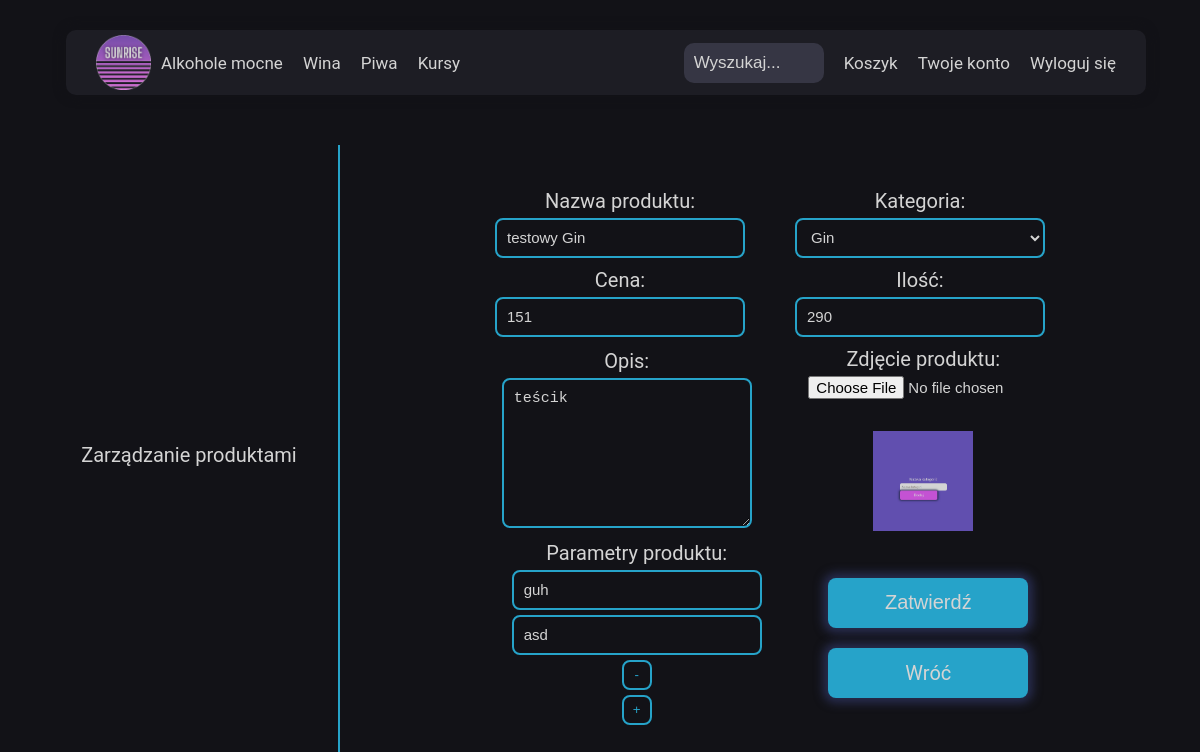
/html/admin_panel/edit_product.php?item=testowy+Gin (signed in), run on the app's committed database.
### tables this page shows
CREATE TABLE `product` (
  `id` int(11) NOT NULL,
  `product_name` varchar(50) NOT NULL,
  `category_id` int(11) NOT NULL,
  `price` float NOT NULL,
  `description` text NOT NULL,
  `stock` int(11) NOT NULL,
  `photo_id` int(11) NOT NULL
);

CREATE TABLE `category` (
  `id` int(11) NOT NULL,
  `category_name` varchar(50) NOT NULL
);

CREATE TABLE `photos` (
  `id` int(11) NOT NULL,
  `path` varchar(255) NOT NULL
);

CREATE TABLE `parameters` (
  `id` int(11) NOT NULL,
  `param_name` varchar(50) NOT NULL
);

### html/admin_panel/edit_product.php (the view, shortened to what this page needs)
<?php
include '../menu_component.php';
require_once('../../php/dblogin.php');
$product = $_GET['item'];
$sql = 'SELECT id, product_name, price, description, stock, photo_id FROM product WHERE product_name LIKE ?';
$product_info = $pdo->prepare($sql);
$product_info->execute([$product]);
$product_info = $product_info->fetch();
$category = $pdo->query('SELECT category.id, category_name FROM category INNER JOIN product ON category.id = product.category_id WHERE product_name LIKE "'.$product.'"')->fetch();
$sql = 'SELECT param_name, param_value
        FROM `product-params`
        INNER JOIN parameters ON parameters.id = `product-params`.param_id
        WHERE product_id = ?';
$param_stmt = $pdo->prepare($sql);
$param_stmt->execute([$product_info['id']]);
$product_params = $param_stmt->fetchAll();
?>
<!DOCTYPE html>
<html lang="pl">
<head>
  <link rel="stylesheet" href="../../css/main.css" />
</head>
<body>
<?php echo $nav; ?>
<main class="user admin">
  <section class="user__menu admin__menu">
    <a href="./index.php" class="user__menu--item admin__menu--item">Zarządzanie produktami</a>
  </section>
  <section class="user__section admin__section">
    <div class="admin__contentContainer admin__editContainer">
      <form id="create-product-form" method="post" action="../../php/admin_panel/edit_product.php?id=<?=$product_info['id']?>" enctype="multipart/form-data">
        <div class="admin__formContainer">
          <label for="name">Nazwa produktu:</label>
          <input type="text" name="name" id="name" class="admin__contentContainer--input" value="<?=$product_info['product_name']?>">
        </div>
        <div class="admin__formContainer">
          <label for="category">Kategoria:</label>
          <select name="category" id="category" class="admin__contentContainer--input">
            <option selected value="<?=$category['id']?>"><?=$category['category_name']?></option>
          </select>
        </div>
        <div class="admin__formContainer">
          <label for="price">Cena:</label>
          <input type="text" name="price" id="price" class="admin__contentContainer--input" value="<?=$product_info['price']?>">
        </div>
        <div class="admin__formContainer">
          <label for="quantity">Ilość:</label>
          <input type="number" name="quantity" id="quantity" class="admin__contentContainer--input" value="<?=$product_info['stock']?>">
        </div>
        <div class="admin__formContainer">
          <label for="description">Opis:</label>
          <textarea name="description" id="description" class="admin__contentContainer--textarea"><?=$product_info['description']?></textarea>
        </div>
        <div class="admin__formContainer">
          <label for="image">Zdjęcie produktu:</label>
          <input type="file" name="image" id="image" class="admin__contentContainer--file">
          <?php
            $img_path = $pdo->prepare('SELECT path FROM photos WHERE id = ?');
            $img_path->execute([$product_info['photo_id']]);
            $img_path = $img_path->fetchColumn();
          ?>
          <img src="<?=$img_path?>" alt="Obecne zdjęcie" class="admin__product--img">
        </div>
        <div class="admin__formContainer">
          <label>Parametry produktu:</label>
          <div id="paramContainer">
            <?php $i = 0; foreach ($product_params as $param): ?>
              <div class="admin__formContainer param-group">
                <input type="text" name="param_name<?=$i?>" class="admin__contentContainer--input" placeholder="Nazwa parametru" value="<?=htmlspecialchars($param['param_name'])?>">
                <input type="text" name="param_value<?=$i?>" class="admin__contentContainer--input" placeholder="Wartość parametru" value="<?=htmlspecialchars($param['param_value'])?>">
                <button type="button" class="removeParamBtn addParamBtn">-</button>
              </div>
            <?php $i++; endforeach; ?>
          </div>
          <button type="button" id="addParam" class="addParamBtn">+</button>
        </div>
        <div class="admin__formContainer">
          <button type="submit" class="admin__contentContainer--addProduct">Zatwierdź</button>
          <a href="./index.php" class="linkButton">Wróć</a>
        </div>
      </form>
    </div>
  </section>
</main>
</body>
</html>

### css/main.css (style rules this page uses)
*, *::before, *::after { box-sizing: border-box; margin: 0; padding: 0; }
* { scrollbar-width: none; scrollbar-color: #d4d4d4 #121217; }
input[type=number] { -moz-appearance: textfield; }
html { font-size: 62.5%; scroll-behavior: smooth; }
body { min-height: 100%; display: flex; flex-direction: column; font-family: "Roboto", sans-serif; color: #d4d4d4; background-color: #121217; }
a { text-decoration: none; }
.linkButton { display: flex; align-items: center; justify-content: center; height: 50px; width: 200px; margin-top: 15px; border-radius: 8px; color: #d4d4d4; font-size: 2rem; border: none; background-color: rgb(38, 163, 201); box-shadow: 0px 0px 10px 5px #282d50; cursor: pointer; transition: transform 0.3s; }
.user { height: 80vh; width: 100%; display: flex; padding-top: 20px; }
.user__menu { display: flex; flex-direction: column; align-items: center; justify-content: space-evenly; height: 100%; width: 20%; min-width: 300px; margin-left: 40px; border-right: 2px solid rgb(38, 163, 201); }
.user__menu--item { width: 250px; padding: 20px 5px; font-size: 20px; color: #d4d4d4; text-align: center; }
.user__section { display: flex; flex-direction: column; align-items: center; height: 100%; width: 80%; }
.admin__menu { width: 25%; }
.admin__menu--item { width: 300px; }
.admin__section { height: 99%; width: 75%; }
.admin__formContainer { display: flex; flex-direction: column; align-items: center; justify-content: space-between; gap: 5px; }
.admin__formContainer .addParamBtn { height: 30px; width: 30px; background: none; border: 2px solid rgb(38, 163, 201); color: rgb(38, 163, 201); border-radius: 8px; }
.admin__formContainer select { color: #d4d4d4; }
.admin__contentContainer { position: relative; height: 800px; display: flex; flex-direction: column; align-items: center; justify-content: space-evenly; }
.admin__contentContainer form { display: flex; flex-direction: column; align-items: center; }
.admin__contentContainer label { font-size: 2rem; margin-top: 10px; }
.admin__contentContainer--input { height: 40px; width: 250px; padding: 0 10px; color: #d4d4d4; background: none; border: 2px solid rgb(38, 163, 201); font-size: 1.5rem; border-radius: 8px; }
.admin__contentContainer--textarea { height: 150px; width: 250px; padding: 10px; color: #d4d4d4; font-size: 1.5rem; background: none; border: 2px solid rgb(38, 163, 201); border-radius: 8px; }
.admin__contentContainer--file { height: 50px; width: 230px; font-size: 1.5rem; }
.admin__contentContainer--addProduct { height: 50px; width: 200px; margin-top: 15px; border-radius: 8px; color: #d4d4d4; margin: 0 auto; margin-top: 20px; font-size: 2rem; border: none; background-color: rgb(38, 163, 201); box-shadow: 0px 0px 10px 5px #282d50; cursor: pointer; transition: transform 0.3s; }
.admin__editContainer { width: 650px; height: 630px; }
.admin__editContainer form { flex-direction: row; flex-wrap: wrap; justify-content: space-evenly; }
.admin__product--img { width: 100px; height: 100px; grid-column: 1/2; grid-row: 1/2; }
@media (max-width: 1400px) { .admin__menu--item { width: 230px; } }

### data on the page
product: name "testowy Gin", price "151", quantity "290", description "teścik"
category: category "Gin"
photos: path (picture)
product-params: param.param_name "guh", param_value "asd"
